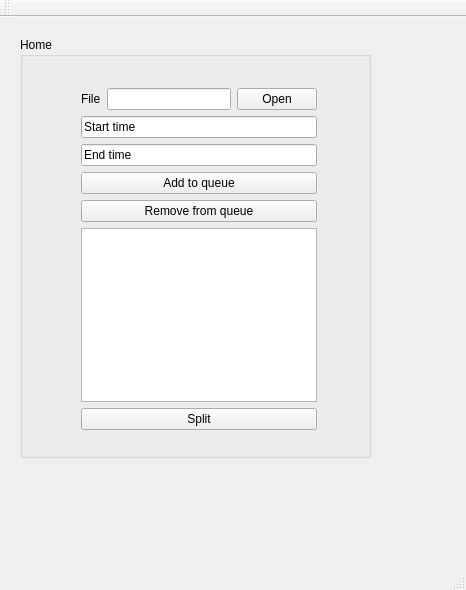
<?xml version="1.0" encoding="UTF-8"?>
<ui version="4.0">
 <class>MainWindow</class>
 <widget class="QMainWindow" name="MainWindow">
  <property name="geometry">
   <rect>
    <x>0</x>
    <y>0</y>
    <width>466</width>
    <height>590</height>
   </rect>
  </property>
  <property name="windowTitle">
   <string>MainWindow</string>
  </property>
  <widget class="QWidget" name="centralWidget">
   <widget class="QGroupBox" name="groupBox">
    <property name="geometry">
     <rect>
      <x>20</x>
      <y>20</y>
      <width>351</width>
      <height>421</height>
     </rect>
    </property>
    <property name="title">
     <string>Home</string>
    </property>
    <widget class="QWidget" name="">
     <property name="geometry">
      <rect>
       <x>50</x>
       <y>40</y>
       <width>258</width>
       <height>364</height>
      </rect>
     </property>
     <layout class="QVBoxLayout" name="verticalLayout">
      <item>
       <layout class="QHBoxLayout" name="horizontalLayout">
        <item>
         <widget class="QLabel" name="label">
          <property name="text">
           <string>File</string>
          </property>
         </widget>
        </item>
        <item>
         <widget class="QLineEdit" name="file"/>
        </item>
        <item>
         <widget class="QPushButton" name="open">
          <property name="text">
           <string>Open</string>
          </property>
         </widget>
        </item>
       </layout>
      </item>
      <item>
       <widget class="QLineEdit" name="start">
        <property name="text">
         <string>Start time</string>
        </property>
       </widget>
      </item>
      <item>
       <widget class="QLineEdit" name="end">
        <property name="text">
         <string>End time</string>
        </property>
       </widget>
      </item>
      <item>
       <widget class="QPushButton" name="add">
        <property name="text">
         <string>Add to queue</string>
        </property>
       </widget>
      </item>
      <item>
       <widget class="QPushButton" name="remove">
        <property name="text">
         <string>Remove from queue</string>
        </property>
       </widget>
      </item>
      <item>
       <widget class="QListWidget" name="list"/>
      </item>
      <item>
       <widget class="QPushButton" name="split">
        <property name="text">
         <string>Split</string>
        </property>
       </widget>
      </item>
     </layout>
    </widget>
   </widget>
  </widget>
  <widget class="QMenuBar" name="menuBar">
   <property name="geometry">
    <rect>
     <x>0</x>
     <y>0</y>
     <width>466</width>
     <height>21</height>
    </rect>
   </property>
  </widget>
  <widget class="QToolBar" name="mainToolBar">
   <attribute name="toolBarArea">
    <enum>TopToolBarArea</enum>
   </attribute>
   <attribute name="toolBarBreak">
    <bool>false</bool>
   </attribute>
  </widget>
  <widget class="QStatusBar" name="statusBar"/>
 </widget>
 <layoutdefault spacing="6" margin="11"/>
 <resources/>
 <connections/>
</ui>
